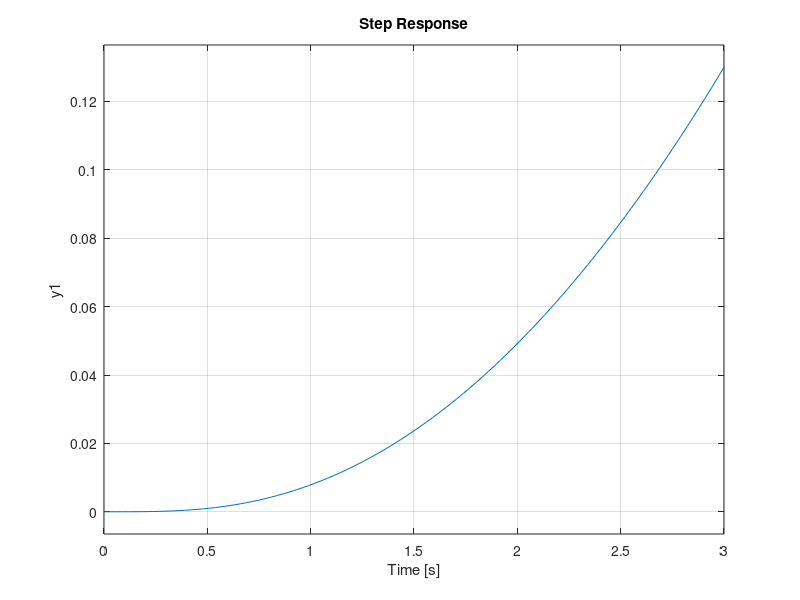

Source code (MATLAB):
clc;
clear;
close;

num = [1 -1];
den = [1 10 10];
g = tf(num, den);
disp(g);
subplot(221);
step(g);
isstable(g);

num = 1;
den = [1 2 10];
g = tf(num, den);
disp(g);
subplot(222);
step(g);
isstable(g);

num = 1;
den = [1 12 25 0 0];
g = tf(num, den);
disp(g);
subplot(223);
step(g);
isstable(g);